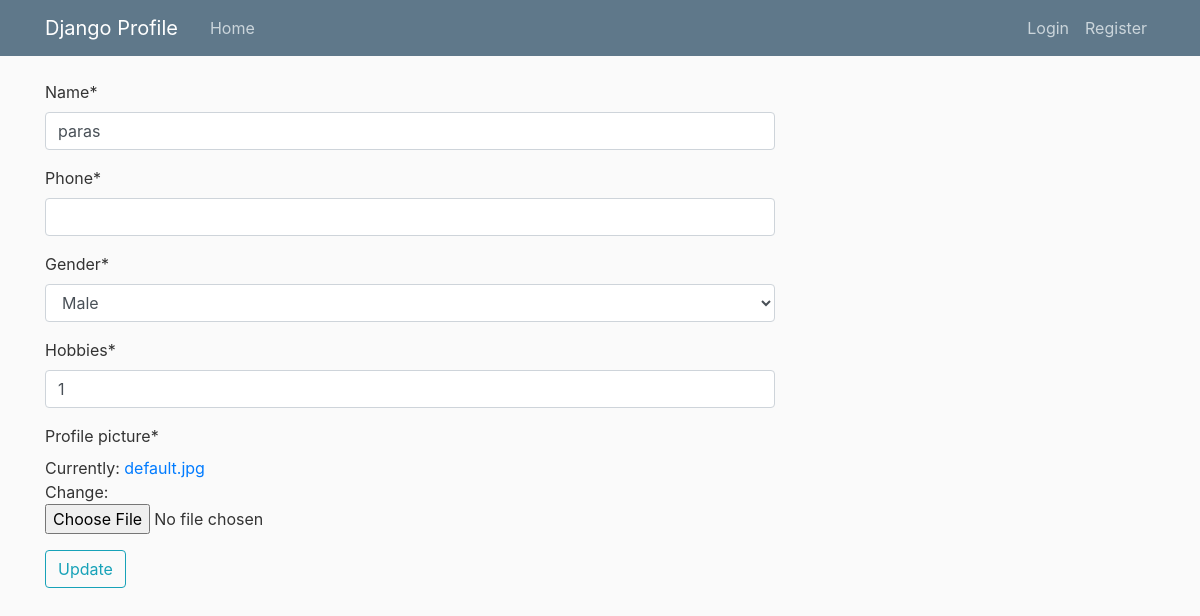
The app's page /45/edit with its own data.
### company/models.py (models this page shows, shortened)
class User(models.Model):
    email = models.EmailField()
    password = models.CharField(max_length=50)
    name = models.CharField(max_length=160)
    type = models.CharField(max_length=7, choices=TITLE_CHOICES, default='Manager')
    phone = PhoneNumberField(null=True)
    gender = models.CharField(max_length=6, default='Male', choices=user_sex)
    hobbies = models.CharField(max_length=250)
    profile_picture = models.ImageField(default='default.jpg', upload_to='profile_pics')
    class Meta:
        verbose_name_plural = 'User'

### company/views.py (the view)
# urls.py: path('<int:id>/edit', views.member_update, name='update'),
def member_update(request, id=None):
    instance = get_object_or_404(User, id=id)
    form = EditProfileForm(request.POST or None, instance=instance)
    if form.is_valid():
        instance  = form.save(commit=False)
        instance.save()
        return redirect(instance.get_absolute_url())
    context ={
        'name': instance.name,
        'instance': instance,
        "form":form,
    }
    return render(request, 'company/edit_profile.html', context)

### company/forms.py
class EditProfileForm(ModelForm):
    class Meta:
        model = User
        fields = ('name','phone','gender','hobbies','profile_picture')

### company/templates/company/edit_profile.html (shortened to what this page needs)
{% extends "company/base.html" %}
{% load crispy_forms_tags %}
{% block content  %}
<form  method="post">
      {{ form|crispy}}
      <div class="form-group">
          <button class="btn btn-outline-info" type="submit">Update</button>
      </div>
    </form>
{% endblock %}

### company/static/company/style.css (style rules this page uses)
body { background: #fafafa; color: #333333; margin-top: 5rem; }

### records on screen
User: name "paras", gender "Male", hobbies "1"
